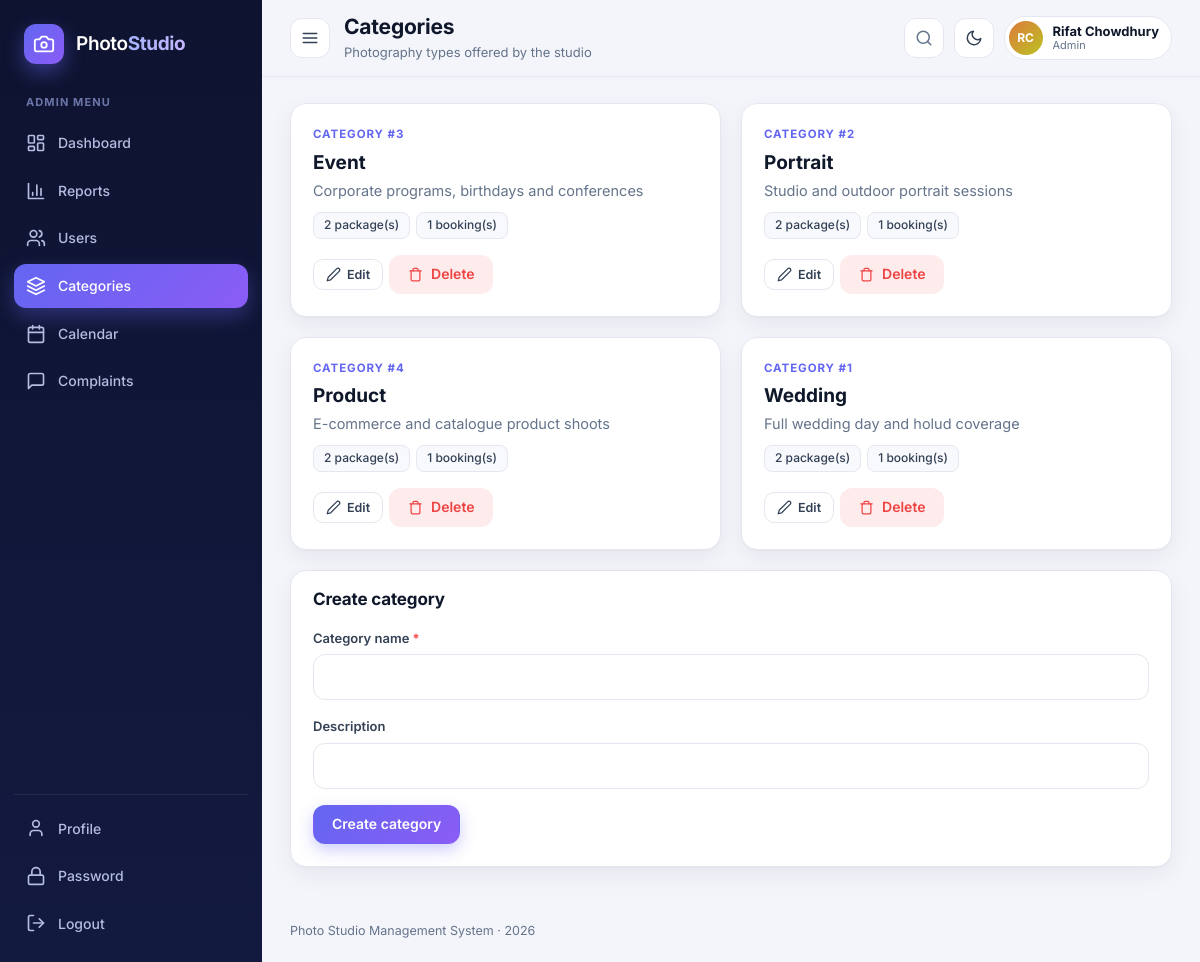
Page /view/admin/categories.php (signed in) on the committed database.
### tables this page shows
CREATE TABLE categories (
	id INT PRIMARY KEY AUTO_INCREMENT,
	name VARCHAR(100) NOT NULL,
	description VARCHAR(255)
);

### model/BaseModel.php (called while the page is built, shortened)
<?php
class BaseModel {
	public function establishConnection() {
		$db = new DBConnection();
		return $db->connect();
	}
	protected function run($sql, $types = '', $params = array()) {
		$conn = $this->establishConnection();
		$stmt = $conn->prepare($sql);
		if ($types !== '') {
			$stmt->bind_param($types, ...$params);
		}
		$stmt->execute();
		return $stmt;
	}
	protected function all($sql, $types = '', $params = array()) {
		$stmt = $this->run($sql, $types, $params);
		$result = $stmt->get_result();
		$rows = array();
		while ($row = $result->fetch_assoc()) {
			$rows[] = $row;
		}
		return $rows;
	}
	protected function one($sql, $types = '', $params = array()) {
		$rows = $this->all($sql, $types, $params);
		return count($rows) > 0 ? $rows[0] : null;
	}
}

### model/User.php (called while the page is built, shortened)
<?php
require_once __DIR__ . '/BaseModel.php';
class User extends BaseModel {
	public function getUserById($id) {
		return $this->one("SELECT * FROM users WHERE id = ?", 'i', array((int)$id));
	}
}

### model/Category.php (called while the page is built, shortened)
<?php
require_once __DIR__ . '/BaseModel.php';
class Category extends BaseModel {
	public function getAllWithCounts() {
		return $this->all("SELECT c.*,
				(SELECT COUNT(*) FROM packages p WHERE p.category_id = c.id) AS package_count,
				(SELECT COUNT(*) FROM bookings b JOIN packages p ON b.package_id = p.id WHERE p.category_id = c.id) AS booking_count
			FROM categories c ORDER BY c.name");
	}
}

### view/admin/categories.php (the view, shortened to what this page needs)
<?php
require_once __DIR__ . '/../../includes/helpers.php';
require_role('admin');
require_once __DIR__ . '/../../model/Category.php';
$category = new Category();
$categoryList = $category->getAllWithCounts();
$editCategory = isset($_GET['edit_id']) ? $category->getCategoryById((int)$_GET['edit_id']) : null;
require_once __DIR__ . '/../../includes/header.php';
?>
<div class="grid grid-main">
	<div class="grid grid-2" style="margin-bottom:0;align-content:start">
		<?php foreach ($categoryList as $c) { ?>
			<div class="card pkg-card">
				<span class="pkg-cat">Category #<?php echo e($c['id']) ?></span>
				<span class="pkg-name"><?php echo e($c['name']) ?></span>
				<p class="muted"><?php echo e($c['description']) ?></p>
				<div class="chip-list mb-2"><span class="tag"><?php echo e($c['package_count']) ?> package(s)</span><span class="tag"><?php echo e($c['booking_count']) ?> booking(s)</span></div>
				<div class="actions">
					<a class="btn btn-ghost btn-sm" href="categories.php?edit_id=<?php echo e($c['id']) ?>"><?php echo icon('edit') ?>Edit</a>
					<form class="inline-form" action="<?php echo e(app_url('controller/category-handler.php')) ?>" method="post" data-confirm="<?php echo $c['booking_count'] > 0 ? 'This category has bookings and cannot be deleted.' : 'The category and its empty packages will be deleted.' ?>" data-confirm-title="Delete category?" data-confirm-yes="Delete">
						<button class="btn btn-danger-soft btn-sm" type="submit"><?php echo icon('trash') ?>Delete</button>
					</form>
				</div>
			</div>
		<?php } ?>
	</div>
	<div class="card">
		<div class="card-head"><h2><?php echo $editCategory ? 'Edit category #' . e($editCategory['id']) : 'Create category' ?></h2></div>
		<div class="card-body">
			<form action="<?php echo e(app_url('controller/category-handler.php')) ?>" method="post">
				<div class="field"><label for="name" class="req">Category name</label><input type="text" id="name" name="name" value="<?php echo e($editCategory ? $editCategory['name'] : '') ?>" required></div>
				<div class="field"><label for="description">Description</label><input type="text" id="description" name="description" value="<?php echo e($editCategory ? $editCategory['description'] : '') ?>"></div>
				<div class="form-actions"><button type="submit" class="btn btn-primary"><?php echo $editCategory ? 'Update category' : 'Create category' ?></button></div>
			</form>
		</div>
	</div>
</div>
<?php require_once __DIR__ . '/../../includes/footer.php'; ?>

### includes/helpers.php (shortened to what this page needs)
<?php
function e($value) {
	return htmlspecialchars((string)$value, ENT_QUOTES, 'UTF-8');
}
function app_url($path = '') {
	static $root = null;
	if ($root === null) {
		$root = '';
		$docRoot = isset($_SERVER['DOCUMENT_ROOT']) ? realpath($_SERVER['DOCUMENT_ROOT']) : false;
		$appRoot = realpath(__DIR__ . '/..');
		if ($docRoot && $appRoot) {
			$docRoot = rtrim(str_replace('\\', '/', $docRoot), '/');
			$appRoot = str_replace('\\', '/', $appRoot);
			if (stripos($appRoot, $docRoot) === 0) {
				$root = substr($appRoot, strlen($docRoot));
			}
		}
	}
	return $root . '/' . ltrim($path, '/');
}
function require_login() {
	require_once __DIR__ . '/../model/User.php';
	$u = new User();
	$row = $u->getUserById($_SESSION['user_id']);
}
function require_role($roles) {
	require_login();
}
function initials($name) {
	$parts = preg_split('/\s+/', trim((string)$name));
	$s = '';
	for ($i = 0; $i < count($parts) && $i < 2; $i++) {
		$s .= mb_strtoupper(mb_substr($parts[$i], 0, 1));
	}
	return $s == '' ? '?' : $s;
}
function avatar($name, $pic = '', $size = '') {
	$cls = 'avatar' . ($size ? ' avatar-' . $size : '');
	$hue = (crc32((string)$name) % 360);
	return '<span class="' . $cls . '" style="--h:' . $hue . '">' . e(initials($name)) . '</span>';
}
function icon($name) {
	return '<svg class="ic" viewBox="0 0 24 24" fill="none" stroke="currentColor" stroke-width="2" stroke-linecap="round" stroke-linejoin="round" aria-hidden="true">' . $i[$name] . '</svg>';
}

### rows in the picture
categories: id "3", name "Event", description "Corporate programs, birthdays and conferences", package_count "2", booking_count "1"
categories: id "2", name "Portrait", description "Studio and outdoor portrait sessions", package_count "2", booking_count "1"
categories: id "4", name "Product", description "E-commerce and catalogue product shoots", package_count "2", booking_count "1"
categories: id "1", name "Wedding", description "Full wedding day and holud coverage", package_count "2", booking_count "1"

### other values in the picture
$_SESSION['role'] "ADMIN"
$item[1] "Dashboard"
$item[1] "Reports"
$item[1] "Users"
$item[1] "Categories"
$item[1] "Calendar"
$item[1] "Complaints"
$pageTitle "Categories"
$pageSubtitle "Photography types offered by the studio"
initials($name) "RC"
$_SESSION['name'] "Rifat Chowdhury"
$_SESSION['role'] "Admin"
